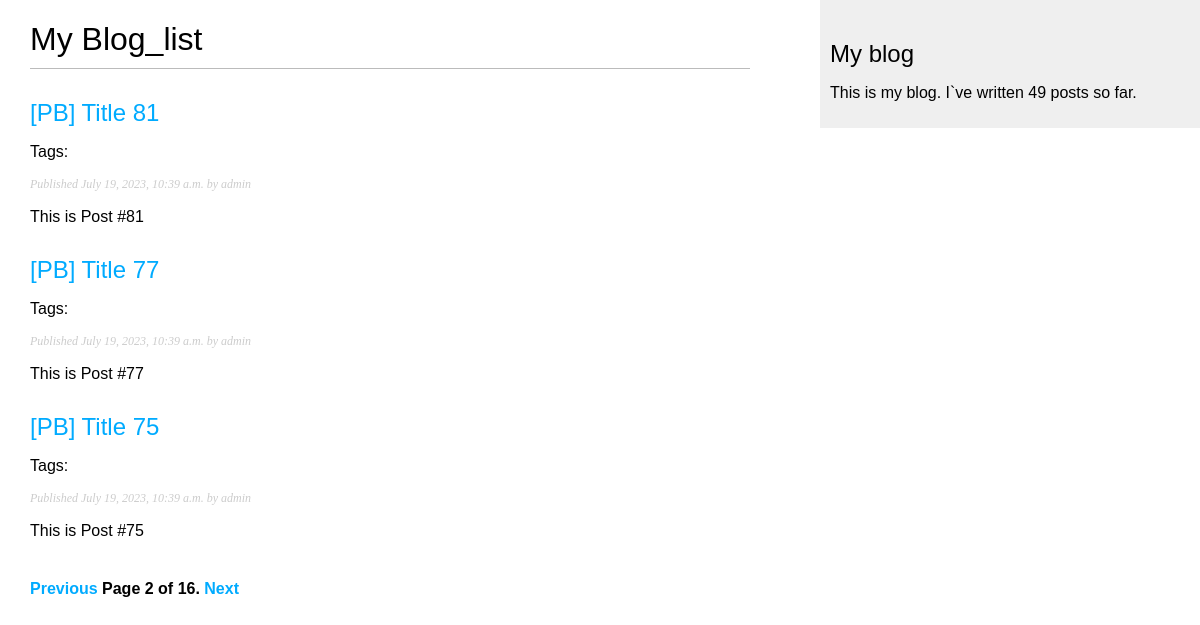
The app's page /blog/list/?page=2 with its own data.
### blog/models.py (models this page shows, shortened)
class Post(models.Model):
    class Status(models.TextChoices):
        DRAFT = 'DF', 'Draft'
        PUBLISHED = 'PB', 'Published'
    title = models.CharField(max_length=250)
    slug = models.SlugField(max_length=250, unique_for_date='publish', allow_unicode=True)
    author = models.ForeignKey(
        User,
        on_delete=models.CASCADE,
        related_name='blog_posts'
    )
    body = models.TextField()
    publish = models.DateTimeField(default=timezone.now)
    created = models.DateTimeField(auto_now_add=True)
    updated = models.DateTimeField(auto_now=True)
    status = models.CharField(
        max_length=2,
        choices=Status.choices,
        default=Status.DRAFT
    )
    tags = TaggableManager()
    objects = models.Manager()
    published = PublishedManager()
    class Meta:
        ordering = ['-publish']
        indexes = [
            models.Index(fields=['-publish']),
        ]
    def get_absolute_url(self):
        return reverse('blog:post_detail',
                       args=[self.publish.year,
                             self.publish.month,
                             self.publish.day,
                             self.slug])

### blog/views.py (the view)
# urls.py: path('list/',views.post_list, name='post_list'),
def post_list(request, tag_slug=None):
    per_page = request.GET.get('per_page', 3)
    page_number = request.GET.get('page', 1)
    post_list = Post.published.all()
    tag = None
    if tag_slug:
        tag = get_object_or_404(Tag, slug=tag_slug)
        post_list = post_list.filter(tags__in=[tag])
    paginator = Paginator(post_list, per_page, orphans=1)
    try:
        posts = paginator.page(page_number)
    except PageNotAnInteger:
        posts = paginator.page(1)
    except EmptyPage:
        posts = paginator.page(paginator.num_pages)
    return render(request, 'blog/post/list.html',
                  {'posts': posts, 'tag': tag})

### blog/models.py (called while the page is built)
    def get_queryset(self):
        return super().get_queryset().filter(status=Post.Status.PUBLISHED)

### blog/templatetags/blog_tags.py (called while the page is built)
@register.simple_tag
def total_posts():
    return Post.published.count()

### blog/templates/blog/post/list.html (shortened to what this page needs)
{% extends 'blog/base.html' %}
{% block content %}
    <h1>My Blog_list</h1>
    {% for post in posts %}
        <h2>
            <a href="{{ post.get_absolute_url }}">
                {{ post.title }}
            </a>
        </h2>
        <p class="tags">
            Tags:
        </p>
        <p class="date">
            Published {{ post.publish }} by {{ post.author }}
        </p>
        {{ post.body|truncatewords:30|linebreaks }}
    {% endfor %}
    {% include "pagination.html" with page=posts %}
{% endblock content %}

### blog/static/css/blog.css (style rules this page uses)
body { margin:0; padding:0; font-family:helvetica, sans-serif; }
a { color:#00abff; text-decoration:none; }
h1 { font-weight:normal; border-bottom:1px solid #bbb; padding:0 0 10px 0; }
h2 { font-weight:normal; margin:30px 0 0; }
p.date { color:#ccc; font-family: georgia, serif; font-size: 12px; font-style: italic; }

### records on screen
Post: title "[PB] Title 81", publish "July 19, 2023, 10:39 a.m.", author "admin", body "This is Post #81"
Post: title "[PB] Title 77", publish "July 19, 2023, 10:39 a.m.", author "admin", body "This is Post #77"
Post: title "[PB] Title 75", publish "July 19, 2023, 10:39 a.m.", author "admin", body "This is Post #75"

### other values on screen
{{ page.number }} "2"
{{ page.paginator.num_pages }} "16"
